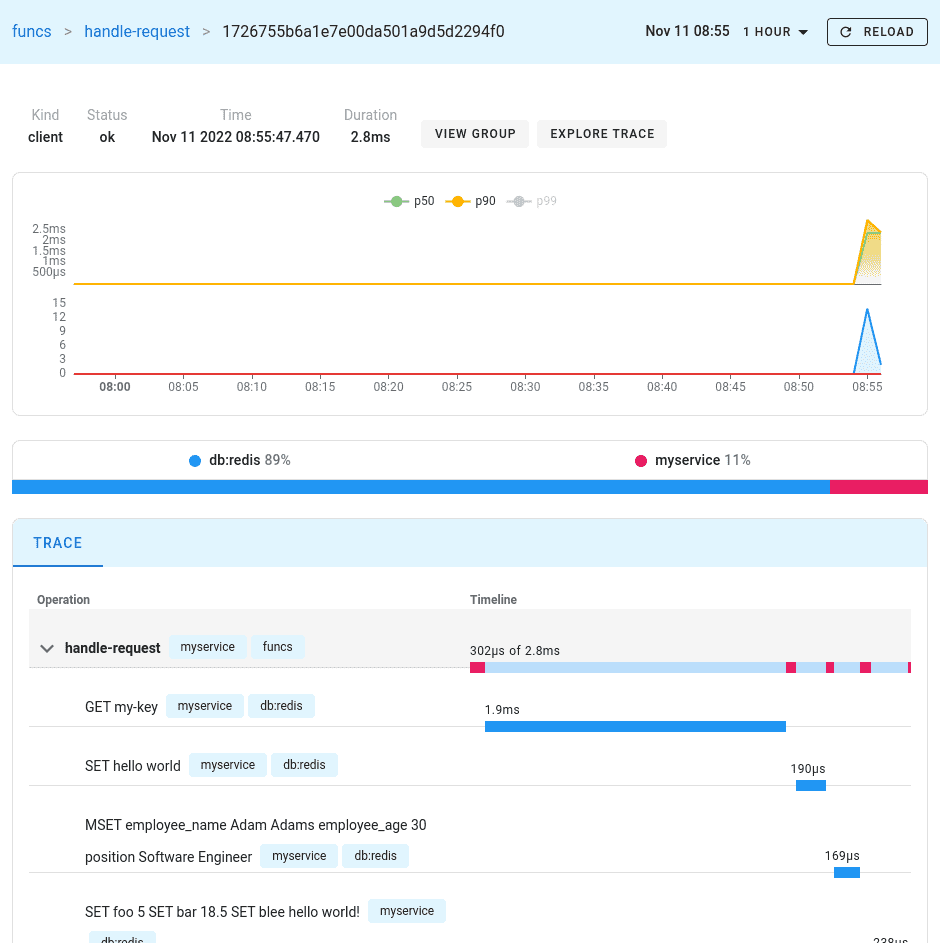
#> input picture src/mapping/repos/redis-py-master/docs/examples/opentelemetry/image/redis-py-trace.png, 940 x 943 px; its folder holds only this picture in this run
$ python 1001a.py
#> lines starting #> are read from the running program, lines starting #| are printed output that depends on the picture
#> the answer given: ../src/mapping/repos/redis-py-master/docs/examples/opentelemetry/image
import math
import os
import tkinter as tk
from tkinter import filedialog

import matplotlib.pyplot as plt
import numpy as np
from PIL import Image
from scipy.signal import argrelextrema
from tqdm import tqdm


def get_total_size(file_paths):
    """
    Calculates the total size of a list of files
    :param file_paths: list of files
    :return: total size of the list
    """
    total_size = 0
    for file_path in file_paths:
        if os.path.isfile(file_path):
            total_size += os.path.getsize(file_path)
        else:
            print(f"Warning: {file_path} is not a valid file.")
    return total_size

def collect_file_paths(path, accepted_extensions=('.tiff',)):
    """
    Collect paths to files from a file or directory based on their extension.

    :param path: Path to a file or directory.
    :param accepted_extensions: Tuple of accepted file extensions.
    :return: List of file paths matching accepted extensions.
    """
    if os.path.isfile(path):
        if path.endswith(accepted_extensions):
            return [path]
        else:
            raise ValueError(f"File '{path}' does not have an accepted extension: {accepted_extensions}")
    elif os.path.isdir(path):
        file_paths = []
        for root, _, files in os.walk(path):
            for f in files:
                if f.endswith(accepted_extensions):
                    file_paths.append(os.path.join(root, f))
        if not file_paths:
            raise ValueError(f"No files with extensions {accepted_extensions} found in directory: {path}")
        return file_paths
    else:
        raise ValueError(f"Provided path is neither a valid file nor directory containing one: {path}")

def image_list_avg(folder_path):
    """
    Loads images, filters out non-image files, and calculates their average image.
    :param folder_path: path to the folder containing the images.
    :return: list of file paths to each image, the average image as an array of values
    """
    valid_extensions = (".tiff", ".tif", ".png", ".jpg", ".jpeg", ".bmp")
    file_paths = collect_file_paths(folder_path, valid_extensions)

    # Calculate size of dataset
    total_size = get_total_size(file_paths) / 1073741824
    print(f"Dataset size: {total_size: .2f} GB")

    summed_array = 0

    for f, file_path in tqdm(enumerate(file_paths),
                             total=len(file_paths),
                             desc="Calculating Average Image",
                             unit="Image"):

        summed_array += np.array(Image.open(file_path), dtype=float)
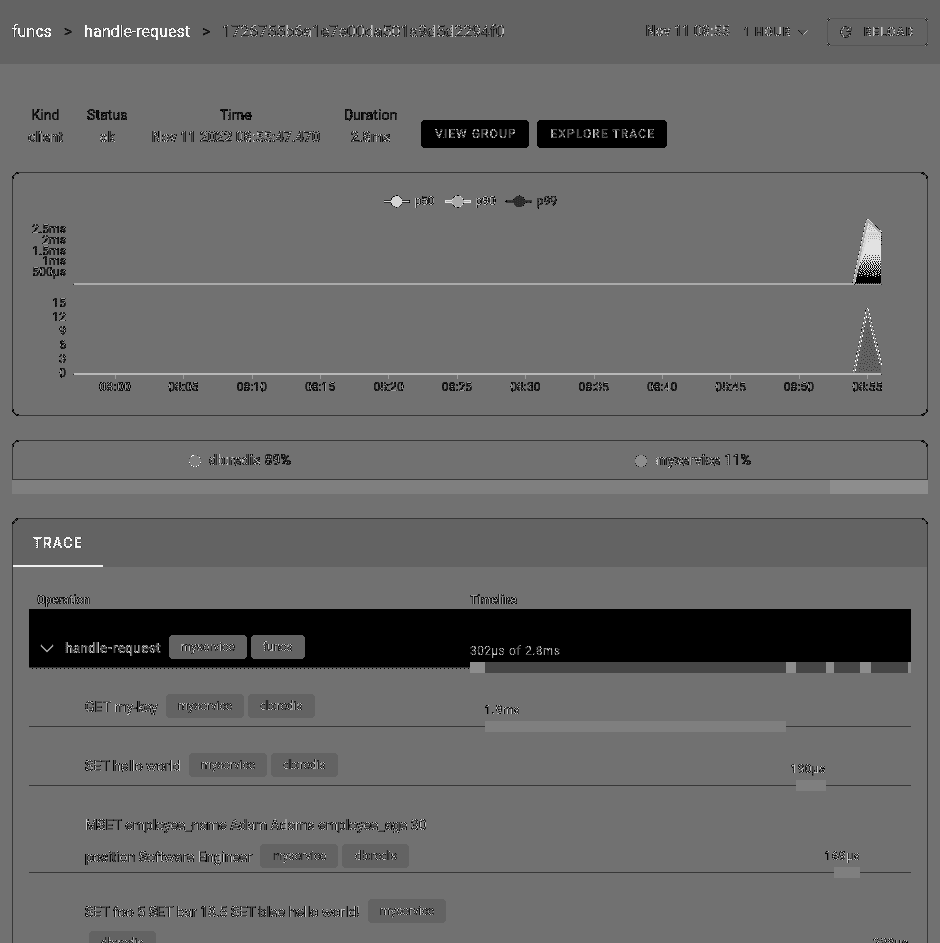
#> summed_array: shape (943, 940) float64; min 0, max 18, mean 7.35; drawn with min black and max white

    avg_img = summed_array / len(file_paths)

    return file_paths, avg_img

def array_mse_calc(array1, array2):
    return np.mean((array1-array2) ** 2)

def average_pixel_difference_calc(average_image_array, dataset_file_paths):
    """
    Calculate the average pixel difference between each image and the average image.
    :param dataset_file_paths: list of file paths to images in dataset
    :param average_image_array: the average image array.
    :return: list of difference scores
    """

    # Initialize the list of image scores (MSE values)
    difference_scores = []

    for f, file_path in tqdm(enumerate(dataset_file_paths),
                             total=len(dataset_file_paths),
                             desc="Calculating Difference Scores",
                             unit="Image"):

        # Open anc convert each image into a numpy array of intensity values
        image_array = np.array(Image.open(file_path))

        # MSE of the image pixels compared to the average image
        difference_score = array_mse_calc(image_array,average_image_array)
        difference_scores.append(difference_score)

    return difference_scores

# [56 lines left out: functions img_diff_plot, local_extrema_by_mode, not called in this run]


def training_slice_selector(dataset_path=None, desired_number_of_slices=None, mode="both", idx_offset=0):
    """
    Selects the desired number of image slices from the input dataset for training data using the local extrema of the
    average pixel difference scores.
    :param idx_offset: the index your dataset begins numbering at (typically either 0 or 1 unless using a subset)
    :param mode: 'max' to identify the most unique images, 'min' for the least unique images, or 'both' for a
                combination of the two
    :param dataset_path: the path to the image stack dataset folder
    :param desired_number_of_slices: how many image slices you want to identify for use as training data
    :return: list of the local maxima and minima slice numbers totaling the desired number of training slices
    """

    root = tk.Tk()
    root.withdraw()  # Hide the root window

    if dataset_path is None:
        dataset_path = filedialog.askdirectory(title="Select dataset folder")

    if dataset_path:
        print("Dataset folder path:", dataset_path)
    else:
        raise ValueError("No dataset path provided")

    # Load images and calculate initial average image
    file_paths, avg_img = image_list_avg(dataset_path)
#> file_paths = 1 item
    number_of_images = len(file_paths)
#> number_of_images = 1

    # Score each image
    average_difference_array = np.array(average_pixel_difference_calc(avg_img, file_paths))
#> in average_pixel_difference_calc, `difference_score = array_mse_calc(image_array,average_image_array)`: difference_score = 0
#> average_difference_array = [0]

    # If unentered, prompt the user to enter the starting index of the dataset, only accepting integer values
    if idx_offset is None:
        while True:

            try:
                print()
                idx_offset = int(input("Starting index not specified, please enter it now: "))
            except:
                print()
                print("Invalid index, please enter an integer")
                continue
            else:
                break
#> this loop made 1 pass; the answer given on pass 1: 3

    # If unentered, prompt the user to enter the number of training data slices they want
    if desired_number_of_slices is None:
        while True:
            try:

                print()
                desired_number_of_slices = input("Enter the number of training images (or 0 to change mode, -1 to exit,"
                                                 " or 'p' to preview a plot of the difference scores): ")

                if desired_number_of_slices == 'p':
                    img_diff_plot(average_difference_array, idx_offset)
                    continue

                desired_number_of_slices = int(desired_number_of_slices)

                if desired_number_of_slices == 0:
                    print()
                    while True:
                        mode = input("Enter 'max' to identify the most unique images, 'min' for the least unique "
                                     "images, or 'both' for a combination of the two: ")
                        if mode in ('max', 'min', 'both'):
                            break
                        else:
                            print("\nInvalid mode\n")
                    continue

                if desired_number_of_slices == -1:
                    if 'local_extrema' not in locals():
                        total_extrema, local_extrema = local_extrema_by_mode(average_difference_array, mode, 1,
                                                                             idx_offset)
                    break

                # Order determines how many points on either side of the local extrema are considered to classify it
                order = 1
                total_extrema, local_extrema = local_extrema_by_mode(average_difference_array, mode, order,
                                                                     idx_offset)

                if desired_number_of_slices >= number_of_images:
                    print("The dataset is not large enough to select this many slices. Try again.")
                    continue

                # If the number of local extrema slices is greater than the number of desired slices, increase the order
                if total_extrema > desired_number_of_slices:

                    # Start at the highest order possible and work down
                    order = math.floor(number_of_images / 2)
                    total_extrema, local_extrema = local_extrema_by_mode(average_difference_array, mode, order,
                                                                         idx_offset)

                    # Loop ends when the order is the largest possible to give desired results
                    while total_extrema < desired_number_of_slices and order >= 1:
                        order -= 1
                        total_extrema, local_extrema = local_extrema_by_mode(average_difference_array, mode, order,
                                                                             idx_offset)

                    # Inform the user how many images were requested and how many were identified by the closest order
                    print(f"Order to select a minimum of {desired_number_of_slices} training image slices: {order}")

                # If the number of extrema slices returned at order 1 is less than desired, inform the user
                else:
                    print(
                        f"To select {desired_number_of_slices} slices for training data, "
                        f"please provide more data or change mode.")

                print("Total training slices returned: ", total_extrema)
                print()
                print(f"Selected slices: {local_extrema}")

            except ValueError:
                print("Invalid input. Please enter an integer.")
#> this loop made 6 passes; the answer given on pass 1: ../src/mapping/repos/redis-py-master/docs/examples/opentelemetry/image/redis-py-trace.png

    else:
        # Order determines how many points on either side of the local extrema are considered to classify it as such
        order = 1
        total_extrema, local_extrema = local_extrema_by_mode(average_difference_array, mode, order, idx_offset)

        # If the number of local extrema slices is greater than the number of desired slices, increase the order
        if total_extrema > desired_number_of_slices:

            # Start at the highest order possible and work down
            order = math.floor(number_of_images / 2)
            total_extrema, local_extrema = local_extrema_by_mode(average_difference_array, mode, order,
                                                                 idx_offset)

            # Loop ends when the order is the largest possible to give desired results
            while total_extrema < desired_number_of_slices and order >= 1:
                order -= 1
                total_extrema, local_extrema = local_extrema_by_mode(average_difference_array, mode, order,
                                                                     idx_offset)

        # If the number of extrema slices returned at order 1 is less than desired, inform the user
        else:
            print(f"To select {desired_number_of_slices} slices for training data, "
                  f"please provide more data or change mode.")

    slices = np.arange(idx_offset, idx_offset+number_of_images)
    average_difference_array = np.column_stack((slices, average_difference_array))

    return local_extrema, average_difference_array

def main():
    """Intended future features are changing the difference scoring method and having the option to export the
    identified training data to a new directory"""

    # Input the dataset path, enter None if you wish to browse for the directory (None by default)
    folder_path = None

    # Number of training image slices you want identified from the dataset, enter None to be prompted (None by default)
    training_data_quantity = None

    # Enter the index of the first image in the dataset, enter None to be prompted (0 by default)
    starting_index = None

    local_extrema, avg_diff_array = training_slice_selector(folder_path, training_data_quantity, mode="both",
                                                            idx_offset=starting_index)

    print(f"Final Slice Selection: {local_extrema}")

if __name__ == '__main__':
#> (the run stopped early here; a loop or call above may not have finished)
